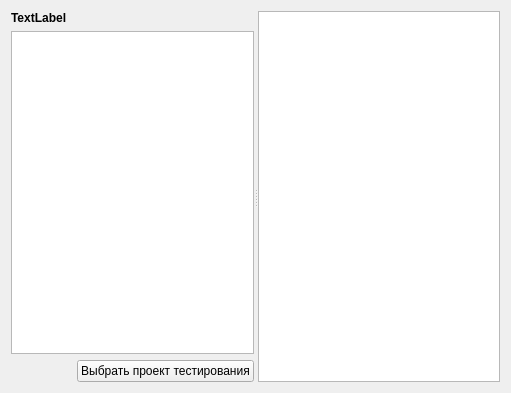
<?xml version="1.0" encoding="UTF-8"?>
<ui version="4.0">
 <class>WidgetSettingsTester</class>
 <widget class="QWidget" name="WidgetSettingsTester">
  <property name="geometry">
   <rect>
    <x>0</x>
    <y>0</y>
    <width>511</width>
    <height>393</height>
   </rect>
  </property>
  <property name="windowTitle">
   <string>Form</string>
  </property>
  <layout class="QHBoxLayout" name="horizontalLayout_2">
   <item>
    <widget class="QSplitter" name="splitterSettingsTester">
     <property name="orientation">
      <enum>Qt::Horizontal</enum>
     </property>
     <widget class="QWidget" name="widget_2" native="true">
      <layout class="QVBoxLayout" name="verticalLayout">
       <property name="leftMargin">
        <number>0</number>
       </property>
       <property name="topMargin">
        <number>0</number>
       </property>
       <property name="rightMargin">
        <number>0</number>
       </property>
       <property name="bottomMargin">
        <number>0</number>
       </property>
       <item>
        <widget class="QLabel" name="labelTestProject">
         <property name="font">
          <font>
           <weight>75</weight>
           <bold>true</bold>
          </font>
         </property>
         <property name="text">
          <string>TextLabel</string>
         </property>
        </widget>
       </item>
       <item>
        <widget class="QTreeWidget" name="treeProject">
         <property name="editTriggers">
          <set>QAbstractItemView::NoEditTriggers</set>
         </property>
         <property name="wordWrap">
          <bool>true</bool>
         </property>
         <attribute name="headerVisible">
          <bool>false</bool>
         </attribute>
         <column>
          <property name="text">
           <string notr="true">1</string>
          </property>
         </column>
        </widget>
       </item>
       <item>
        <widget class="QWidget" name="widget" native="true">
         <layout class="QHBoxLayout" name="horizontalLayout">
          <property name="leftMargin">
           <number>0</number>
          </property>
          <property name="topMargin">
           <number>0</number>
          </property>
          <property name="rightMargin">
           <number>0</number>
          </property>
          <property name="bottomMargin">
           <number>0</number>
          </property>
          <item>
           <spacer name="horizontalSpacer">
            <property name="orientation">
             <enum>Qt::Horizontal</enum>
            </property>
            <property name="sizeHint" stdset="0">
             <size>
              <width>40</width>
              <height>20</height>
             </size>
            </property>
           </spacer>
          </item>
          <item>
           <widget class="QPushButton" name="btSetTestProject">
            <property name="text">
             <string>Выбрать проект тестирования</string>
            </property>
           </widget>
          </item>
         </layout>
        </widget>
       </item>
      </layout>
     </widget>
     <widget class="QWidget" name="widget_3" native="true">
      <layout class="QVBoxLayout" name="verticalLayout_2">
       <property name="leftMargin">
        <number>0</number>
       </property>
       <property name="topMargin">
        <number>0</number>
       </property>
       <property name="rightMargin">
        <number>0</number>
       </property>
       <property name="bottomMargin">
        <number>0</number>
       </property>
       <item>
        <widget class="QListWidget" name="listUsers"/>
       </item>
      </layout>
     </widget>
    </widget>
   </item>
  </layout>
 </widget>
 <resources/>
 <connections/>
</ui>
